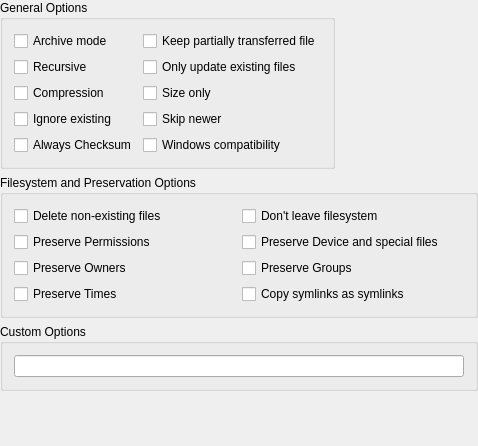
<ui version="4.0" >
 <class>RSyncOptionsWidget</class>
 <widget class="QWidget" name="RSyncOptionsWidget" >
  <property name="geometry" >
   <rect>
    <x>0</x>
    <y>0</y>
    <width>478</width>
    <height>446</height>
   </rect>
  </property>
  <layout class="QGridLayout" name="gridLayout_2" >
   <property name="margin" >
    <number>0</number>
   </property>
   <item row="0" column="0" >
    <widget class="QGroupBox" name="GroupBox1" >
     <property name="title" >
      <string>General Options</string>
     </property>
     <layout class="QGridLayout" name="gridLayout" >
      <item row="0" column="0" >
       <widget class="QCheckBox" name="archive" >
        <property name="toolTip" >
         <string>Archive mode (--archive)
Activates: Recursive, copy syymlinks as symlinks, preservce permissions/owner/group/device files.</string>
        </property>
        <property name="text" >
         <string>Archive mode</string>
        </property>
       </widget>
      </item>
      <item row="0" column="1" >
       <widget class="QCheckBox" name="keepPartial" >
        <property name="toolTip" >
         <string>Keep partially transferred files (--partial)</string>
        </property>
        <property name="text" >
         <string>Keep partially transferred file</string>
        </property>
       </widget>
      </item>
      <item row="1" column="0" >
       <widget class="QCheckBox" name="recursive" >
        <property name="toolTip" >
         <string>Recurse into folders (--recursive)</string>
        </property>
        <property name="text" >
         <string>Recursive</string>
        </property>
       </widget>
      </item>
      <item row="1" column="1" >
       <widget class="QCheckBox" name="onlyUpdate" >
        <property name="toolTip" >
         <string>Skip creating new files on receiver (--existing)</string>
        </property>
        <property name="text" >
         <string>Only update existing files</string>
        </property>
       </widget>
      </item>
      <item row="2" column="0" >
       <widget class="QCheckBox" name="useCompression" >
        <property name="toolTip" >
         <string>Compress file data during the transfer (--compress)</string>
        </property>
        <property name="text" >
         <string>Compression</string>
        </property>
        <property name="shortcut" >
         <string>Alt+O</string>
        </property>
       </widget>
      </item>
      <item row="2" column="1" >
       <widget class="QCheckBox" name="skipFilesOnSizeMatch" >
        <property name="toolTip" >
         <string>Skip files that match in size (--size-only)</string>
        </property>
        <property name="text" >
         <string>Size only</string>
        </property>
       </widget>
      </item>
      <item row="3" column="0" >
       <widget class="QCheckBox" name="ignoreExisting" >
        <property name="toolTip" >
         <string>Skip updating files that exist on receiver (--ignore-existing)</string>
        </property>
        <property name="text" >
         <string>Ignore existing</string>
        </property>
       </widget>
      </item>
      <item row="3" column="1" >
       <widget class="QCheckBox" name="skipReceiverNewerFiles" >
        <property name="toolTip" >
         <string>Skip files that are newer on the receiver (--update)</string>
        </property>
        <property name="text" >
         <string>Skip newer</string>
        </property>
       </widget>
      </item>
      <item row="4" column="0" >
       <widget class="QCheckBox" name="checksum" >
        <property name="toolTip" >
         <string>Skip based on checksum, not modification time and size (--checksum)</string>
        </property>
        <property name="text" >
         <string>Always Checksum</string>
        </property>
       </widget>
      </item>
      <item row="4" column="1" >
       <widget class="QCheckBox" name="windowsCompatability" >
        <property name="toolTip" >
         <string>Windows compatibility (--modify-window=1)</string>
        </property>
        <property name="text" >
         <string>Windows compatibility</string>
        </property>
       </widget>
      </item>
     </layout>
    </widget>
   </item>
   <item row="1" column="0" colspan="2" >
    <widget class="QGroupBox" name="GroupBox2" >
     <property name="title" >
      <string>Filesystem and Preservation Options</string>
     </property>
     <layout class="QGridLayout" >
      <property name="margin" >
       <number>11</number>
      </property>
      <property name="spacing" >
       <number>6</number>
      </property>
      <item row="0" column="0" >
       <widget class="QCheckBox" name="deleteExtraFilesOnReceiver" >
        <property name="toolTip" >
         <string>Delete extraneous files from destination folder (--delete)</string>
        </property>
        <property name="text" >
         <string>Delete non-existing files</string>
        </property>
       </widget>
      </item>
      <item row="0" column="1" >
      <widget class="QCheckBox" name="dontLeaveFileSystem" >
       <property name="toolTip" >
        <string>Don't cross filesystem boundaries (--one-file-system)</string>
       </property>
       <property name="text" >
        <string>Don't leave filesystem</string>
       </property>
      </widget>
     </item>
      <item row="1" column="0" >
       <widget class="QCheckBox" name="preservePermissions" >
        <property name="toolTip" >
         <string>Preserve permissions (--perms)</string>
        </property>
        <property name="text" >
         <string>Preserve Permissions</string>
        </property>
       </widget>
      </item>
      <item row="1" column="1" >
       <widget class="QCheckBox" name="preserveSpecialFiles" >
        <property name="toolTip" >
         <string>Preserve device files and preserve special files (-D)</string>
        </property>
        <property name="text" >
         <string>Preserve Device and special files</string>
        </property>
       </widget>
      </item>
      <item row="2" column="0" >
       <widget class="QCheckBox" name="preserveOwner" >
        <property name="toolTip" >
         <string>Preserve owner (--owner)</string>
        </property>
        <property name="text" >
         <string>Preserve Owners</string>
        </property>
       </widget>
      </item>
      <item row="2" column="1" >
       <widget class="QCheckBox" name="preserveGroup" >
        <property name="toolTip" >
         <string>Preserve group (--group)</string>
        </property>
        <property name="text" >
         <string>Preserve Groups</string>
        </property>
       </widget>
      </item>
      <item row="3" column="0" >
       <widget class="QCheckBox" name="modificationTimes" >
        <property name="toolTip" >
         <string>Preserve modification times (--times)</string>
        </property>
        <property name="text" >
         <string>Preserve Times</string>
        </property>
       </widget>
      </item>
      <item row="3" column="1" >
       <widget class="QCheckBox" name="copySymlinksAsSymlinks" >
        <property name="toolTip" >
         <string>Copy symlinks as symlinks (--links)</string>
        </property>
        <property name="text" >
         <string>Copy symlinks as symlinks</string>
        </property>
       </widget>
      </item>
     </layout>
    </widget>
   </item>
   <item row="2" column="0" colspan="2" >
    <widget class="QGroupBox" name="groupBox5" >
     <property name="title" >
      <string>Custom Options</string>
     </property>
     <layout class="QVBoxLayout" name="verticalLayout" >
      <item>
       <widget class="QLineEdit" name="customOptions" />
      </item>
     </layout>
    </widget>
   </item>
   <item row="3" column="1" >
    <spacer name="verticalSpacer" >
     <property name="orientation" >
      <enum>Qt::Vertical</enum>
     </property>
     <property name="sizeHint" stdset="0" >
      <size>
       <width>20</width>
       <height>191</height>
      </size>
     </property>
    </spacer>
   </item>
  </layout>
  <zorder>GroupBox1</zorder>
  <zorder>GroupBox2</zorder>
  <zorder>groupBox5</zorder>
  <zorder>customOptions</zorder>
 </widget>
 <layoutdefault spacing="6" margin="11" />
 <pixmapfunction>qPixmapFromMimeSource</pixmapfunction>
 <resources/>
 <connections/>
</ui>
